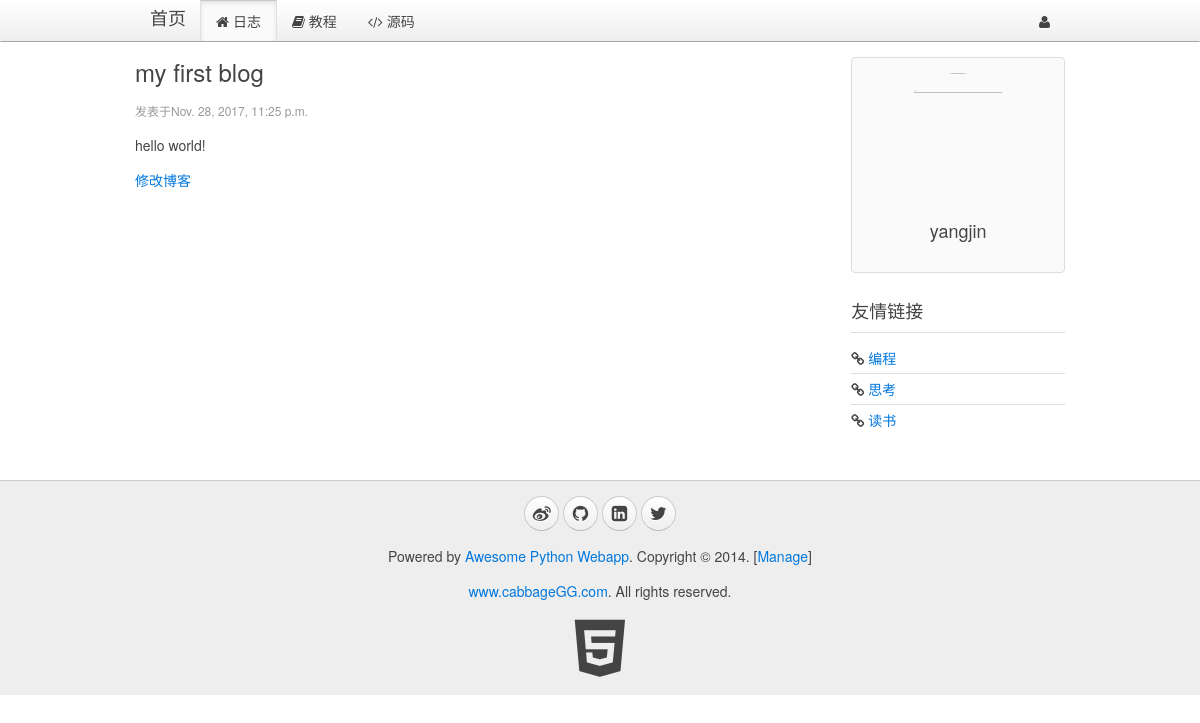
/blog/page/1/, run on an earlier commit of the app's database.
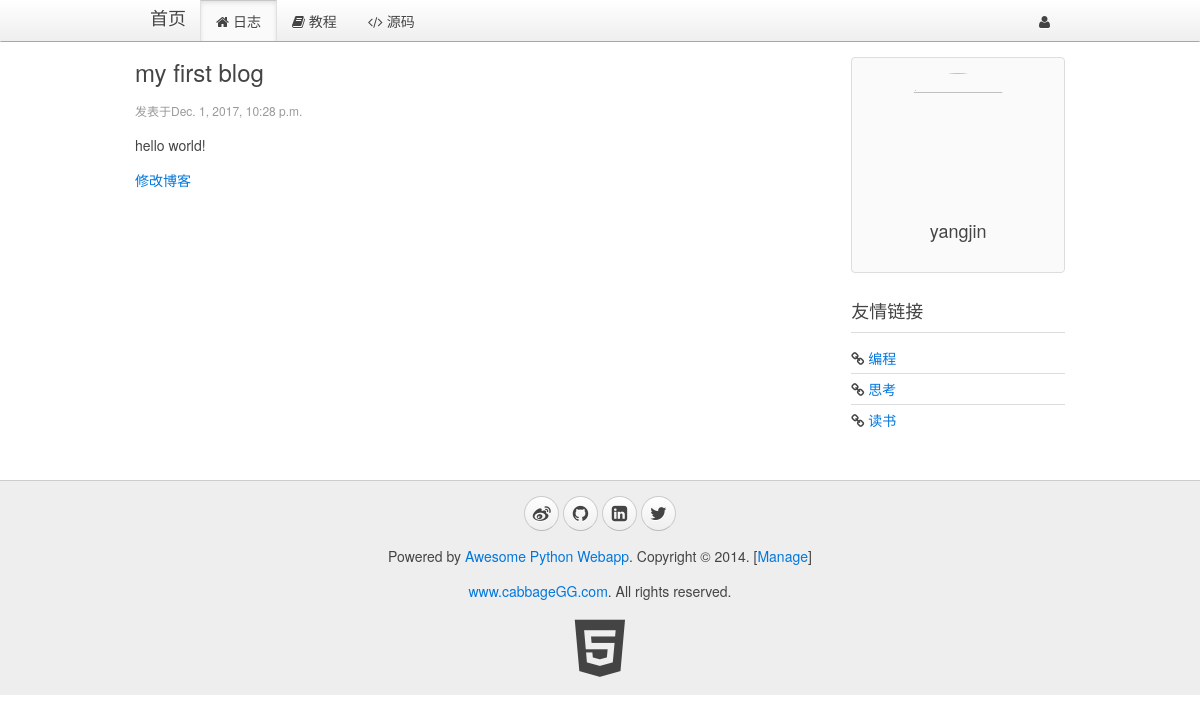
And on a later commit of the database.
### blog/models.py (models this page shows)
class Blog(models.Model):
    titile = models.CharField(max_length=32, default="Title")
    content = models.TextField(null=True)
    create_time = models.DateTimeField(null=True)

### blog/views.py (the view)
# urls.py: url(r'^page/(?P<blog_id>\d+)/$', views.show_blog, name="show_blog"),
def show_blog(request, blog_id):
    blog = models.Blog.objects.get(pk=blog_id)
    return render(request, "blog.html", {"blog": blog})

### templates/blog.html (shortened to what this page needs)
{% extends '__base__.html' %}
{% block content %}
    <div class="uk-width-medium-3-4">
        <article class="uk-article">
            <h2>{{ blog.titile }}</h2>
            <p class="uk-article-meta">发表于{{ blog.create_time }}</p>
            <p>{{ blog.content }}</p>
            <a href="{% url 'blog:edit_blog' blog.id %}">修改博客</a
        </article>
    </div>
    <div class="uk-width-medium-1-4">
        <div class="uk-panel uk-panel-box">
            <div class="uk-text-center">
                <img class="uk-border-circle" width="120" height="120" src="{{ blog.user_image }}">
                <h3>yangjin</h3>
            </div>
        </div>
        <div class="uk-panel uk-panel-header">
            <h3 class="uk-panel-title">友情链接</h3>
            <ul class="uk-list uk-list-line">
                <li><i class="uk-icon-link"></i> <a href="#">编程</a></li>
                <li><i class="uk-icon-link"></i> <a href="#">思考</a></li>
                <li><i class="uk-icon-link"></i> <a href="#">读书</a></li>
            </ul>
        </div>
    </div>
{% endblock %}

What changed in the data, as far as the page shows it:
changed Blog "my first blog": create_time "Nov. 28, 2017, 11:25 p.m." → "Dec. 1, 2017, 10:28 p.m."
